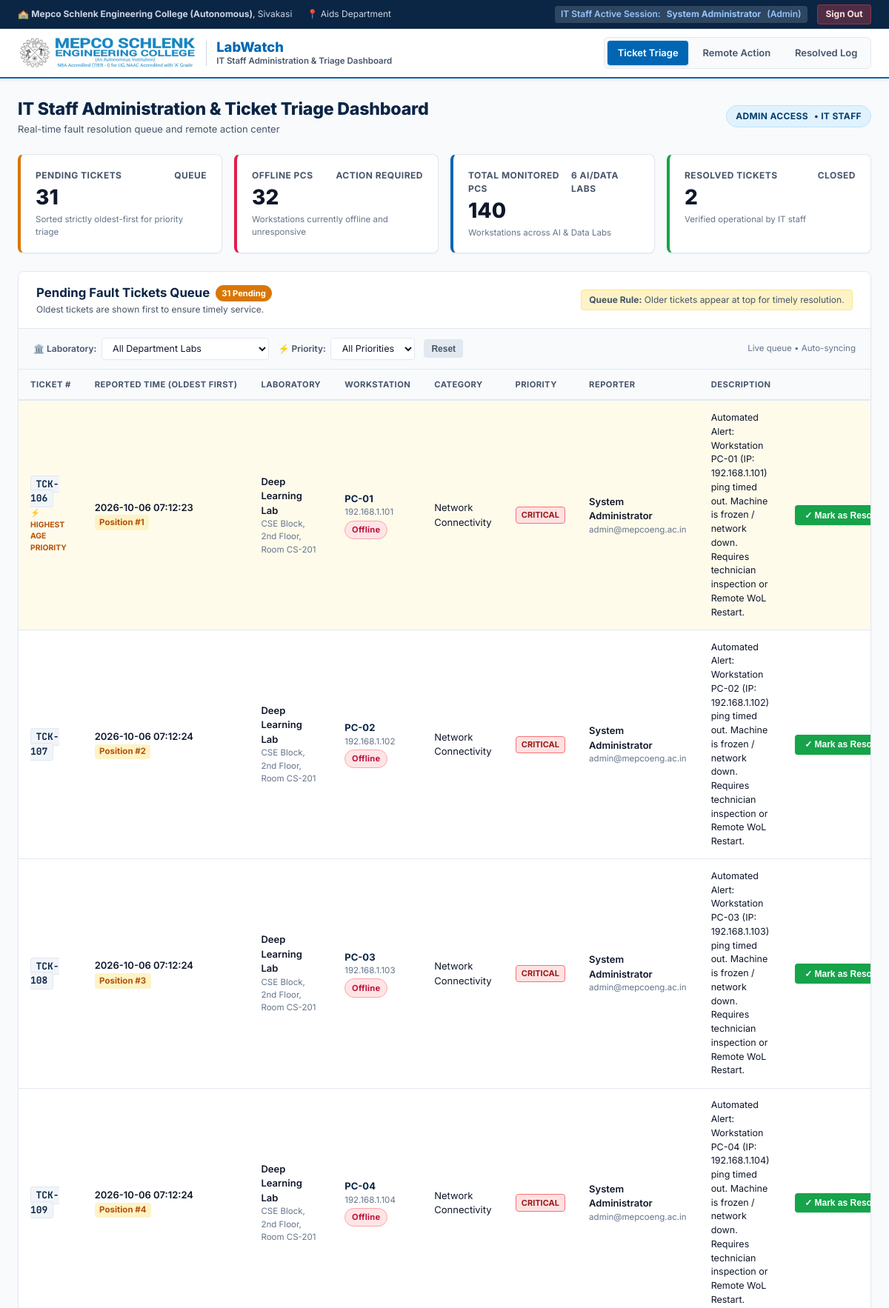
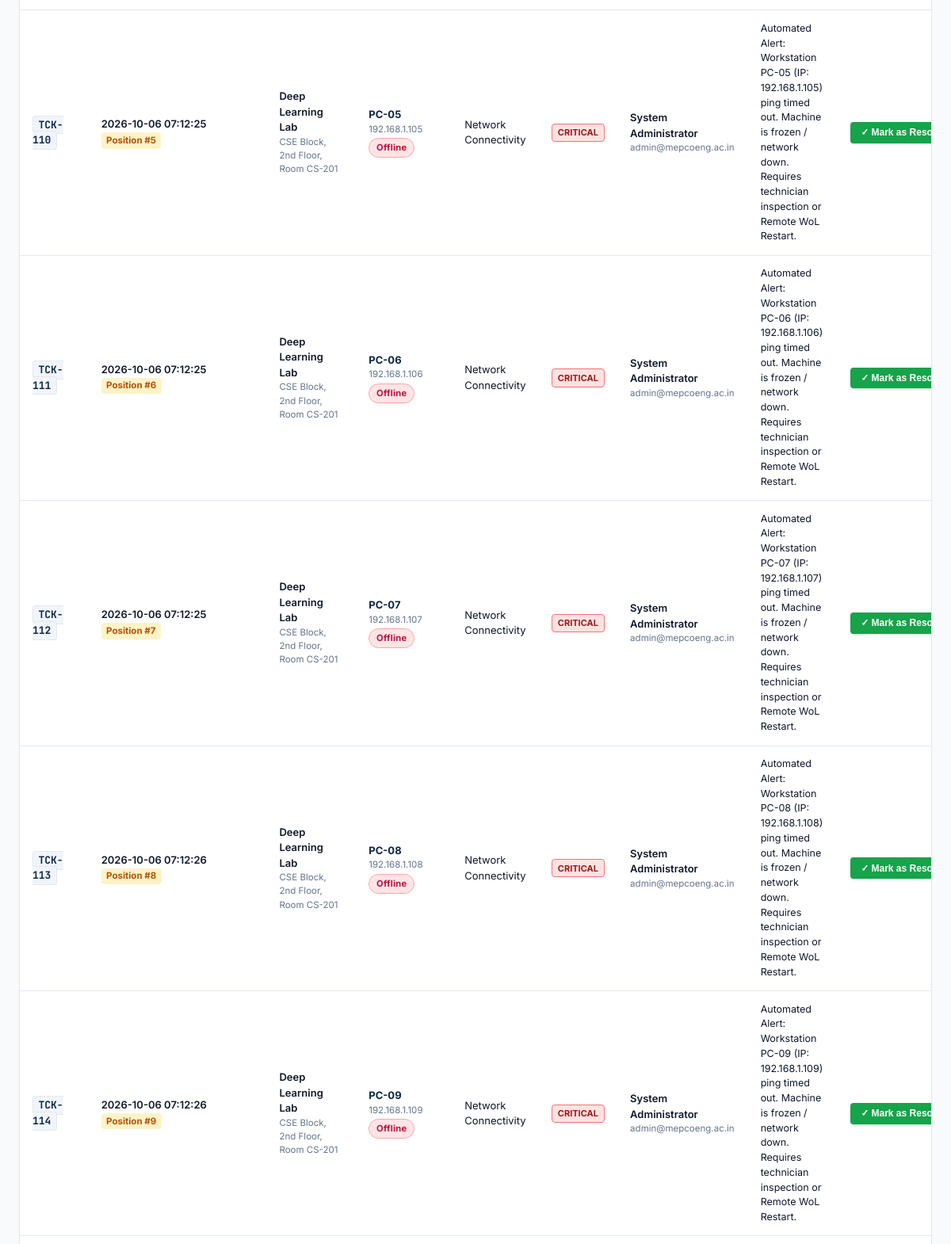
The page /admin (signed in, upper part) on the database its author committed (2 pictures, top to bottom).
### tables this page shows
CREATE TABLE USERS (
    id INTEGER PRIMARY KEY AUTOINCREMENT,
    username TEXT UNIQUE NOT NULL,
    password_hash TEXT NOT NULL,
    full_name TEXT NOT NULL,
    email TEXT UNIQUE NOT NULL,
    role TEXT NOT NULL CHECK(role IN ('student', 'staff', 'technician', 'admin')),
    created_at TIMESTAMP DEFAULT CURRENT_TIMESTAMP
, salt TEXT NOT NULL DEFAULT '');

CREATE TABLE TICKETS (
    id INTEGER PRIMARY KEY AUTOINCREMENT,
    ticket_number TEXT UNIQUE NOT NULL,
    user_id INTEGER NOT NULL,
    lab_id INTEGER NOT NULL,
    computer_id INTEGER NOT NULL,
    issue_category TEXT NOT NULL CHECK(
        issue_category IN (
            'Network Connectivity',
            'Operating System',
            'Hardware Fault',
            'Peripheral / Display',
            'Software Crash',
            'Power Issue',
            'Other'
        )
    ),
    description TEXT NOT NULL,
    status TEXT NOT NULL DEFAULT 'Pending' CHECK(
        status IN ('Pending', 'In Progress', 'Resolved', 'Closed')
    ),
    priority TEXT NOT NULL DEFAULT 'Medium' CHECK(
        priority IN ('Low', 'Medium', 'High', 'Critical')
    ),
    reported_at TIMESTAMP DEFAULT CURRENT_TIMESTAMP,
    resolved_at TIMESTAMP,
    technician_id INTEGER,
    resolution_notes TEXT,
    FOREIGN KEY (user_id) REFERENCES USERS (id) ON DELETE RESTRICT,
    FOREIGN KEY (lab_id) REFERENCES LABS (id) ON DELETE RESTRICT,
    FOREIGN KEY (computer_id) REFERENCES COMPUTERS (id) ON DELETE RESTRICT,
    FOREIGN KEY (technician_id) REFERENCES USERS (id) ON DELETE SET NULL
);

CREATE TABLE LABS (
    id INTEGER PRIMARY KEY AUTOINCREMENT,
    lab_name TEXT UNIQUE NOT NULL,
    department TEXT NOT NULL,
    location TEXT NOT NULL,
    total_pcs INTEGER NOT NULL DEFAULT 0,
    created_at TIMESTAMP DEFAULT CURRENT_TIMESTAMP
);

CREATE TABLE COMPUTERS (
    id INTEGER PRIMARY KEY AUTOINCREMENT,
    lab_id INTEGER NOT NULL,
    pc_number TEXT NOT NULL,
    ip_address TEXT UNIQUE NOT NULL,
    mac_address TEXT UNIQUE NOT NULL,
    status TEXT NOT NULL DEFAULT 'Online',
    specs TEXT,
    last_heartbeat TIMESTAMP,
    created_at TIMESTAMP DEFAULT CURRENT_TIMESTAMP,
    FOREIGN KEY (lab_id) REFERENCES LABS (id) ON DELETE CASCADE,
    UNIQUE (lab_id, pc_number)
);

### python_server.py (the view)
@app.route("/admin", methods=["GET"])
@login_required(roles=["admin", "technician"])
def admin_dashboard():
    restarted_pc = request.args.get("restarted_pc")
    resolved_id = request.args.get("resolved_id")
    c_output = request.args.get("c_output")
    status_msg = request.args.get("msg")
    conn = get_db_connection()
    try:
        cursor = conn.cursor()
        cursor.execute("""
            SELECT t.id, t.ticket_number, t.user_id, t.lab_id, t.computer_id,
                   t.issue_category, t.description, t.status, t.priority,
                   t.reported_at, t.resolved_at,
                   u.full_name AS reporter_name, u.email AS reporter_email,
                   l.lab_name, l.location AS lab_location,
                   c.pc_number, c.ip_address, c.mac_address, c.status AS pc_status
            FROM TICKETS t
            JOIN USERS u ON t.user_id = u.id
            JOIN LABS l ON t.lab_id = l.id
            JOIN COMPUTERS c ON t.computer_id = c.id
            WHERE t.status = 'Pending'
            ORDER BY t.reported_at ASC
        """)
        pending_tickets = [dict(r) for r in cursor.fetchall()]
        cursor.execute("""
            SELECT c.id, c.lab_id, c.pc_number, c.ip_address, c.mac_address,
                   c.status, c.specs, c.last_heartbeat, l.lab_name, l.location
            FROM COMPUTERS c
            JOIN LABS l ON c.lab_id = l.id
            WHERE c.status IN ('Offline', 'Faulty')
            ORDER BY l.id ASC, c.pc_number ASC
        """)
        offline_pcs = [dict(r) for r in cursor.fetchall()]
        cursor.execute("""
            SELECT t.id, t.ticket_number, t.issue_category, t.description, t.status,
                   t.reported_at, t.resolved_at, t.priority,
                   l.lab_name, c.pc_number, u.full_name AS reporter_name
            FROM TICKETS t
            JOIN USERS u ON t.user_id = u.id
            JOIN LABS l ON t.lab_id = l.id
            JOIN COMPUTERS c ON t.computer_id = c.id
            WHERE t.status IN ('Resolved', 'Closed')
            ORDER BY t.resolved_at DESC, t.id DESC
            LIMIT 10
        """)
        resolved_tickets = [dict(r) for r in cursor.fetchall()]
        cursor.execute("SELECT COUNT(*) FROM COMPUTERS")
        total_computers = cursor.fetchone()[0]
        cursor.execute("SELECT COUNT(*) FROM TICKETS WHERE status = 'Pending'")
        pending_count = cursor.fetchone()[0]
        cursor.execute("SELECT COUNT(*) FROM COMPUTERS WHERE status IN ('Offline', 'Faulty')")
        offline_count = cursor.fetchone()[0]
        cursor.execute("SELECT COUNT(*) FROM TICKETS WHERE status IN ('Resolved', 'Closed')")
        resolved_count = cursor.fetchone()[0]
        stats = {
            "total_computers": total_computers,
            "pending_count": pending_count,
            "offline_count": offline_count,
            "resolved_count": resolved_count
        }
        return render_template(
            "admin.html",
            pending_tickets=pending_tickets,
            offline_pcs=offline_pcs,
            resolved_tickets=resolved_tickets,
            stats=stats,
            restarted_pc=restarted_pc,
            c_output=c_output,
            status_msg=status_msg,
            logged_user=session.get("user")
        )
    finally:
        conn.close()

### python_server.py (called while the page is built, shortened)
def get_csrf_token() -> str:
    if "csrf_token" not in session:
        session["csrf_token"] = secrets.token_hex(32)
    return session["csrf_token"]

@app.context_processor
def inject_csrf_token():
    return dict(csrf_token=get_csrf_token)

def get_db_connection():
    conn = sqlite3.connect(DB_PATH, timeout=10.0)
    conn.row_factory = sqlite3.Row
    conn.execute("PRAGMA journal_mode = WAL;")
    conn.execute("PRAGMA synchronous = NORMAL;")
    conn.execute("PRAGMA foreign_keys = ON;")
    return conn

def login_required(roles=None):
    def decorator(f):
        @wraps(f)
        def decorated_function(*args, **kwargs):
            user = session.get("user")
            return f(*args, **kwargs)
        return decorated_function
    return decorator

### templates/admin.html (shortened to what this page needs)
<!DOCTYPE html>
<html lang="en">
<head>
</head>
<body>
  <div class="mepco-top-bar">
    <div class="top-bar-inner">
      <div class="top-bar-contact">
        <span>🏫 <strong>Mepco Schlenk Engineering College (Autonomous)</strong>, Sivakasi</span>
        <span>📍 Aids Department</span>
      </div>
      <div class="top-bar-accreditation" style="display:flex; align-items:center; gap:0.85rem;">
        <span class="admin-badge-strip">
          IT Staff Active Session: <strong>{{ logged_user['full_name'] if logged_user else 'IT Administrator' }}</strong> ({{ (logged_user['role'] if logged_user else 'Admin')|title }})
        </span>
        <a href="/logout" style="color:#fee2e2; text-decoration:none; font-weight:700; font-size:0.75rem; background:rgba(239,68,68,.3); padding:0.22rem 0.65rem; border-radius:4px; border:1px solid rgba(239,68,68,.4); display:inline-flex; align-items:center; gap:0.3rem;">
          Sign Out
        </a>
      </div>
    </div>
  </div>
  <header class="mepco-main-header">
    <div class="main-header-inner">
      <div class="header-left-group">
        <a href="/admin" class="mepco-brand-lockup">
          <img src="/static/mepco_logo.svg" alt="Mepco Schlenk Engineering College" class="mepco-logo-img">
          <div class="labwatch-titles">
            <span class="labwatch-title">LabWatch</span>
            <span class="labwatch-dept">IT Staff Administration &amp; Triage Dashboard</span>
          </div>
        </a>
      </div>
      <nav class="campus-nav-tabs">
        <a href="#triage-section" class="nav-tab-link active">
          <span>Ticket Triage</span>
        </a>
        <a href="#wol-section" class="nav-tab-link">
          <span>Remote Action</span>
        </a>
        <a href="#resolved-section" class="nav-tab-link">
          <span>Resolved Log</span>
        </a>
      </nav>
    </div>
  </header>
  <main class="page-container">
    <div class="dashboard-top-heading">
      <div class="heading-title-group">
        <h1>IT Staff Administration & Ticket Triage Dashboard</h1>
        <p>Real-time fault resolution queue and remote action center</p>
      </div>
      <div>
        <span class="phase-pill">
          <span>Admin Access</span> • IT Staff
        </span>
      </div>
    </div>
    <div class="kpi-cards-grid">
      <div class="kpi-card highlight-warning">
        <div class="kpi-label">
          <span>Pending Tickets</span>
          <span>Queue</span>
        </div>
        <div class="kpi-value" id="kpi-pending-val">{{ stats.pending_count }}</div>
        <div class="kpi-desc">Sorted strictly oldest-first for priority triage</div>
      </div>
      <div class="kpi-card highlight-danger">
        <div class="kpi-label">
          <span>Offline PCs</span>
          <span>Action Required</span>
        </div>
        <div class="kpi-value" id="kpi-offline-val">{{ stats.offline_count }}</div>
        <div class="kpi-desc">Workstations currently offline and unresponsive</div>
      </div>
      <div class="kpi-card highlight-info">
        <div class="kpi-label">
          <span>Total Monitored PCs</span>
          <span>6 AI/Data Labs</span>
        </div>
        <div class="kpi-value" id="kpi-total-val">{{ stats.total_computers }}</div>
        <div class="kpi-desc">Workstations across AI & Data Labs</div>
      </div>
      <div class="kpi-card highlight-success">
        <div class="kpi-label">
          <span>Resolved Tickets</span>
          <span>Closed</span>
        </div>
        <div class="kpi-value" id="kpi-resolved-val">{{ stats.resolved_count }}</div>
        <div class="kpi-desc">Verified operational by IT staff</div>
      </div>
    </div>
    <section class="dashboard-section" id="triage-section">
      <div class="section-header">
        <div>
          <h2 class="section-title">
            <span>Pending Fault Tickets Queue</span>
            <span class="badge-counter-warning" id="pending-counter-badge">{{ pending_tickets|length }} Pending</span>
          </h2>
          <p class="section-subtitle">
            Oldest tickets are shown first to ensure timely service.
          </p>
        </div>
        <div style="font-size: 0.75rem; color: var(--text-secondary); background: #fef3c7; padding: 0.25rem 0.65rem; border-radius: 4px; border: 1px solid #fde68a;">
          <strong>Queue Rule:</strong> Older tickets appear at top for timely resolution.
        </div>
      </div>
      <div class="filter-bar">
        <div class="filter-group">
          <label for="filter-lab" class="filter-label">🏛️ Laboratory:</label>
          <select id="filter-lab" class="filter-select" onchange="applyTicketFilters()">
            <option value="all">All Department Labs</option>
          </select>
        </div>
        <div class="filter-group">
          <label for="filter-priority" class="filter-label">⚡ Priority:</label>
          <select id="filter-priority" class="filter-select" onchange="applyTicketFilters()">
            <option value="all">All Priorities</option>
          </select>
        </div>
        <button type="button" class="btn-filter-reset" onclick="resetTicketFilters()">Reset</button>
        <span id="filter-indicator" style="font-size: 0.72rem; color: var(--text-muted); margin-left: auto;">
          Live queue &bull; Auto-syncing
        </span>
      </div>
      <div class="table-responsive">
        <table class="admin-table" id="pending-tickets-table" {% if not pending_tickets %}style="display:none;"{% endif %}>
          <thead>
            <tr>
              <th>Ticket #</th>
              <th>Reported Time (Oldest First)</th>
              <th>Laboratory</th>
              <th>Workstation</th>
              <th>Category</th>
              <th>Priority</th>
              <th>Reporter</th>
              <th>Description</th>
              <th style="text-align: right;">Actions</th>
            </tr>
          </thead>
          <tbody id="pending-tickets-tbody">
            {% for ticket in pending_tickets %}
            <tr {% if loop.first %}class="highlight-oldest"{% endif %}>
              <td>
                <span class="ticket-code">{{ ticket.ticket_number }}</span>
                {% if loop.first %}
                <div style="font-size: 0.65rem; color: #b45309; font-weight: 700; margin-top: 2px;">⚡ HIGHEST AGE PRIORITY</div>
                {% endif %}
              </td>
              <td>
                <div style="font-weight: 600;">{{ ticket.reported_at }}</div>
                <span class="age-badge">Position #{{ loop.index }}</span>
              </td>
              <td>
                <div style="font-weight: 600;">{{ ticket.lab_name }}</div>
                <div style="font-size: 0.72rem; color: var(--text-muted);">{{ ticket.lab_location }}</div>
              </td>
              <td>
                <div style="font-weight: 700; color: var(--mepco-navy);">{{ ticket.pc_number }}</div>
                <div style="font-size: 0.72rem; color: var(--text-muted);">{{ ticket.ip_address }}</div>
                {% if ticket.pc_status == 'Offline' or ticket.pc_status == 'Faulty' %}
                <span class="status-badge status-offline" style="margin-top: 2px;">Offline</span>
                {% else %}
                <span class="status-badge status-online" style="margin-top: 2px;">Online</span>
                {% endif %}
              </td>
              <td>{{ ticket.issue_category }}</td>
              <td>
                {% if ticket.priority == 'Critical' %}
                <span class="priority-badge priority-critical">Critical</span>
                {% elif ticket.priority == 'High' %}
                <span class="priority-badge priority-high">High</span>
                {% else %}
                <span class="priority-badge priority-medium">{{ ticket.priority }}</span>
                {% endif %}
              </td>
              <td>
                <div style="font-weight: 600;">{{ ticket.reporter_name }}</div>
                <div style="font-size: 0.72rem; color: var(--text-muted);">{{ ticket.reporter_email }}</div>
              </td>
              <td style="max-width: 240px; font-size: 0.78125rem;">
                {{ ticket.description }}
              </td>
              <td style="text-align: right;">
                <div class="actions-cell" style="justify-content: flex-end;">
                  <form method="POST" action="/admin/resolve/{{ ticket.id }}" style="display: inline;">
                    <button type="submit" class="btn-resolve" title="Verify fault resolved and update database">
                      <span>✓ Mark as Resolved</span>
                    </button>
                  </form>
                </div>
              </td>
            </tr>
            {% endfor %}
          </tbody>
        </table>
      </div>
    </section>
  </main>
</body>
</html>

### rows shown on the page
USERS: full_name "System Administrator"
TICKETS: ticket_number "TCK-106", shows "⚡ HIGHEST AGE PRIORITY", reported_at "2026-10-06 07:12:23", lab_name "Deep Learning Lab", lab_location "CSE Block, 2nd Floor, Room CS-201", pc_number "PC-01", ip_address "192.168.1.101", shows "Offline", issue_category "Network Connectivity", priority "CRITICAL", reporter_name "System Administrator", reporter_email "admin@mepcoeng.ac.in", description "Automated Alert: Workstation PC-01 (IP: 192.168.1.101) ping timed out. Machine is frozen / network down. Requires technician inspection or Remote WoL Restart."
TICKETS: ticket_number "TCK-107", reported_at "2026-10-06 07:12:24", lab_name "Deep Learning Lab", lab_location "CSE Block, 2nd Floor, Room CS-201", pc_number "PC-02", ip_address "192.168.1.102", shows "Offline", issue_category "Network Connectivity", priority "CRITICAL", reporter_name "System Administrator", reporter_email "admin@mepcoeng.ac.in", description "Automated Alert: Workstation PC-02 (IP: 192.168.1.102) ping timed out. Machine is frozen / network down. Requires technician inspection or Remote WoL Restart."
TICKETS: ticket_number "TCK-108", reported_at "2026-10-06 07:12:24", lab_name "Deep Learning Lab", lab_location "CSE Block, 2nd Floor, Room CS-201", pc_number "PC-03", ip_address "192.168.1.103", shows "Offline", issue_category "Network Connectivity", priority "CRITICAL", reporter_name "System Administrator", reporter_email "admin@mepcoeng.ac.in", description "Automated Alert: Workstation PC-03 (IP: 192.168.1.103) ping timed out. Machine is frozen / network down. Requires technician inspection or Remote WoL Restart."
TICKETS: ticket_number "TCK-109", reported_at "2026-10-06 07:12:24", lab_name "Deep Learning Lab", lab_location "CSE Block, 2nd Floor, Room CS-201", pc_number "PC-04", ip_address "192.168.1.104", shows "Offline", issue_category "Network Connectivity", priority "CRITICAL", reporter_name "System Administrator", reporter_email "admin@mepcoeng.ac.in", description "Automated Alert: Workstation PC-04 (IP: 192.168.1.104) ping timed out. Machine is frozen / network down. Requires technician inspection or Remote WoL Restart."
TICKETS: ticket_number "TCK-110", reported_at "2026-10-06 07:12:25", lab_name "Deep Learning Lab", lab_location "CSE Block, 2nd Floor, Room CS-201", pc_number "PC-05", ip_address "192.168.1.105", shows "Offline", issue_category "Network Connectivity", priority "CRITICAL", reporter_name "System Administrator", reporter_email "admin@mepcoeng.ac.in", description "Automated Alert: Workstation PC-05 (IP: 192.168.1.105) ping timed out. Machine is frozen / network down. Requires technician inspection or Remote WoL Restart."
TICKETS: ticket_number "TCK-111", reported_at "2026-10-06 07:12:25", lab_name "Deep Learning Lab", lab_location "CSE Block, 2nd Floor, Room CS-201", pc_number "PC-06", ip_address "192.168.1.106", shows "Offline", issue_category "Network Connectivity", priority "CRITICAL", reporter_name "System Administrator", reporter_email "admin@mepcoeng.ac.in", description "Automated Alert: Workstation PC-06 (IP: 192.168.1.106) ping timed out. Machine is frozen / network down. Requires technician inspection or Remote WoL Restart."
TICKETS: ticket_number "TCK-112", reported_at "2026-10-06 07:12:25", lab_name "Deep Learning Lab", lab_location "CSE Block, 2nd Floor, Room CS-201", pc_number "PC-07", ip_address "192.168.1.107", shows "Offline", issue_category "Network Connectivity", priority "CRITICAL", reporter_name "System Administrator", reporter_email "admin@mepcoeng.ac.in", description "Automated Alert: Workstation PC-07 (IP: 192.168.1.107) ping timed out. Machine is frozen / network down. Requires technician inspection or Remote WoL Restart."
TICKETS: ticket_number "TCK-113", reported_at "2026-10-06 07:12:26", lab_name "Deep Learning Lab", lab_location "CSE Block, 2nd Floor, Room CS-201", pc_number "PC-08", ip_address "192.168.1.108", shows "Offline", issue_category "Network Connectivity", priority "CRITICAL", reporter_name "System Administrator", reporter_email "admin@mepcoeng.ac.in", description "Automated Alert: Workstation PC-08 (IP: 192.168.1.108) ping timed out. Machine is frozen / network down. Requires technician inspection or Remote WoL Restart."
TICKETS: ticket_number "TCK-114", reported_at "2026-10-06 07:12:26", lab_name "Deep Learning Lab", lab_location "CSE Block, 2nd Floor, Room CS-201", pc_number "PC-09", ip_address "192.168.1.109", shows "Offline", issue_category "Network Connectivity", priority "CRITICAL", reporter_name "System Administrator", reporter_email "admin@mepcoeng.ac.in", description "Automated Alert: Workstation PC-09 (IP: 192.168.1.109) ping timed out. Machine is frozen / network down. Requires technician inspection or Remote WoL Restart."

### other values the page prints
{{ (logged_user['role'] if logged_user else 'Admin')|title }} "Admin"
{{ stats.pending_count }} "31"
{{ stats.offline_count }} "32"
{{ stats.total_computers }} "140"
{{ stats.resolved_count }} "2"
